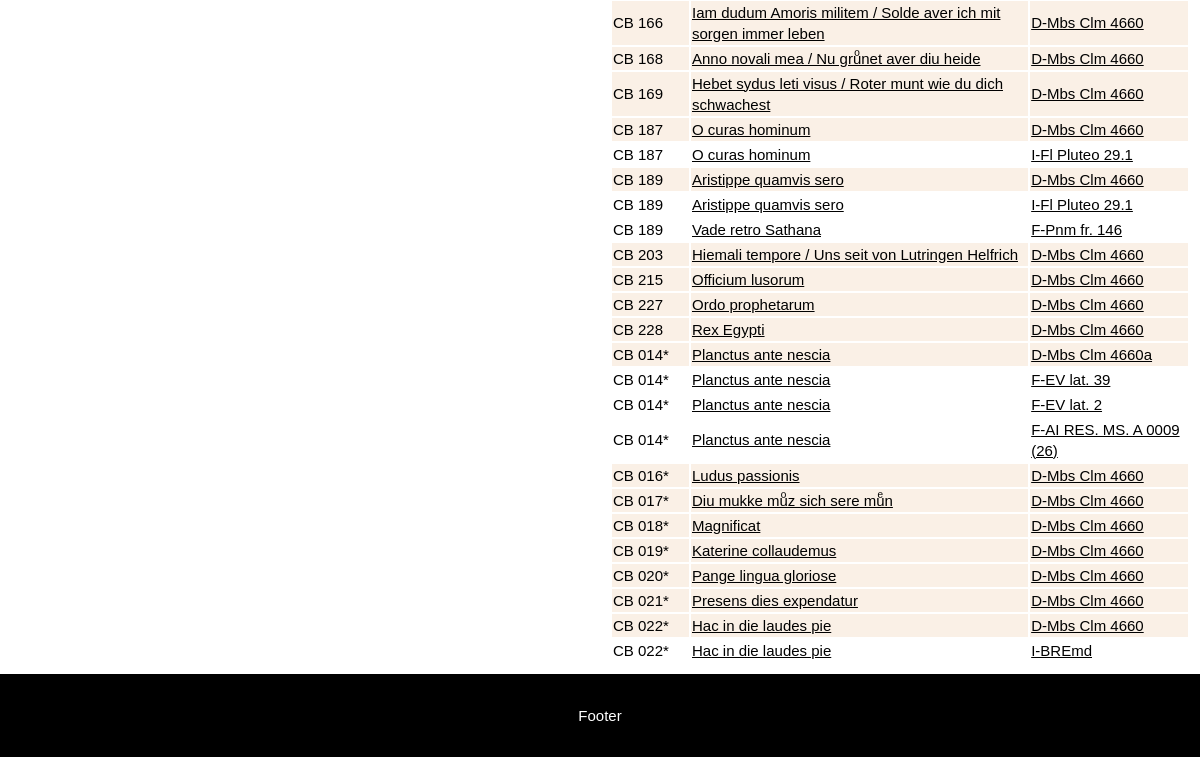
Before: /browse/browse-item/ (lower part) with the older database file.
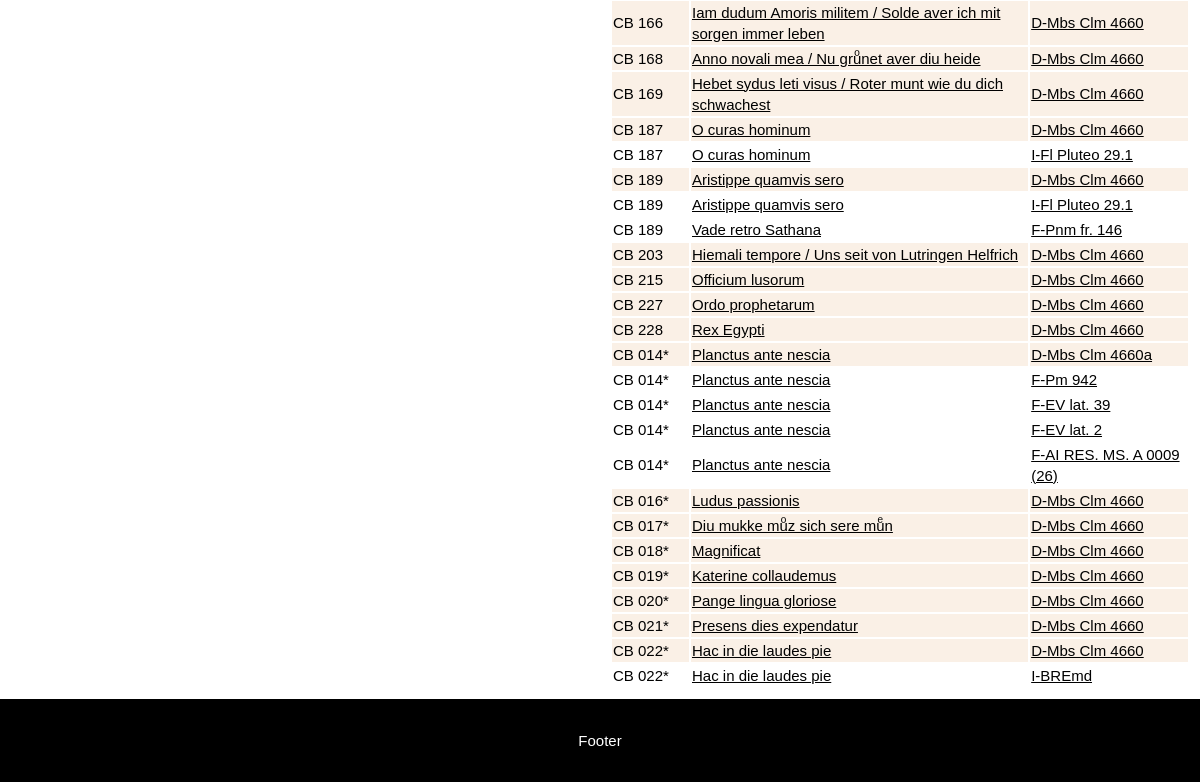
After: the same page with the newer database file.
### browse/models.py (models this page shows, shortened)
class Item(models.Model):
    abstract_item = models.ForeignKey(AbstractItem, on_delete=models.PROTECT, null=True)
    source = models.ForeignKey(Source, on_delete=models.RESTRICT, null=True)
    foliation_start = models.CharField(max_length=64, help_text="First folio occupied by the item in the source.")
    foliation_end = models.CharField(max_length=64, help_text="Last folio occupied by the item in the source.")
    title = models.CharField(max_length=256, help_text="Title of the item (incipit).")
    language = models.ManyToManyField(Language)
    file = models.CharField(max_length=64, help_text="Filename (without extensions).", null=True)
    IIIF_canvasIndex = models.CharField(max_length=256, help_text="IIIF canvas index of the item (integer).", blank=True)
    IIIF_canvasId = models.CharField(max_length=256, help_text="IIIF canvas @id of the item (string), alternative to the previous field.", blank=True)
    alternative_img_link = models.CharField(max_length=1024, help_text="Alternative link for source images (if IIIF is not available).", blank=True)
    class Meta:
        ordering = [Length('abstract_item__cb_id'), 'abstract_item__cb_id', (106.5 - F('source__pk')) ** 2]
    @property
    def in_codex_buranus(self):
        return 106 <= self.source.pk <= 107
    def get_absolute_url(self):
        return reverse('item-detail', args=[str(self.pk)])

class AbstractItem(models.Model):
    cb_id = models.CharField(max_length=10, help_text="Number of the item.")
    theme = models.ManyToManyField(Theme)
    genre = models.ForeignKey(Genre, on_delete=models.SET_NULL, null=True)
    class Meta:
        ordering = [Length('cb_id'), 'cb_id']

class Source(models.Model):
    bib_id = models.CharField(max_length=128, unique=True, help_text="The source identifier.")
    nick_name = models.CharField(max_length=128, help_text="The source name.", blank=True)
    country = models.CharField(max_length=256, help_text="The source location (country).")
    location = models.CharField(max_length=256, help_text="The source location (institution).")
    century = models.CharField(max_length=256, help_text="The source century.", blank=True)
    notation = models.CharField(max_length=256, help_text="The source notation type (for musical notation only).", blank=True)
    url = models.CharField(max_length=512, help_text="External url to access the source images.", blank=True)
    concordances = models.TextField(help_text="Concordances with the Codex Buranus.", blank=True)
    notes = models.TextField(help_text="Additional notes on the source.", blank=True)
    IIIF_manifest = models.CharField(max_length=1024, help_text="URL of the IIIF manifest.", blank=True)
    class Meta:
        ordering = ['country', 'location', 'bib_id']
    def get_absolute_url(self):
        return reverse('source-detail', args=[str(self.id)])

### browse/views.py (the view)
# urls.py: path('browse-item/', views.browse_item, name='browse_item'),
def browse_item(request):
    if request.method == "POST":
        form = BrowseItemForm(request.POST)
        if form.is_valid():
            items = Item.objects.all()
            if len(form.cleaned_data['cb_id']):
                cb_id = form.cleaned_data['cb_id']
                items = Item.objects.filter(abstract_item__cb_id=cb_id)
            if len(form.cleaned_data['words']):
                words = form.cleaned_data['words'].lower().split(" ")
                exclude_apparatus = form.cleaned_data['exclude_apparatus']
                match_word_beginning = form.cleaned_data['match_word_beginning']
                match_word_end = form.cleaned_data['match_word_end']
                match_word_middle = form.cleaned_data['match_word_middle']
                items = [item for item in items if item.contains_words(words,
                                                                       exclude_apparatus=exclude_apparatus,
                                                                       match_word_beginning=match_word_beginning,
                                                                       match_word_end=match_word_end,
                                                                       match_word_middle=match_word_middle)
                         ]
            if len(form.cleaned_data['metrics']):
                metrics = form.cleaned_data['metrics'].split(" ")
                through_strophe_break = form.cleaned_data['through_strophe_break']
                items = [item for item in items if item.contains_metrics(metrics,
                                                                         through_strophe_break=through_strophe_break)
                         ]
            return render(request, "browse_item.html", {"form": form, "items": items})
    else:
        form = BrowseItemForm()
    return render(request, "browse_item.html", {"form": form, "items": Item.objects.all()})

### templates/browse_item.html (shortened to what this page needs)
{% extends "base_generic.html" %}
{% block content %}
<div class="flex-column" style="flex: 50%">
</div>
<div class="flex-column" style="flex: 50%">
  <div class="browseResult">
    {% if items %}
    <table style="width: 100%;">
      {% for item in items %}
      {% include "item_as_tr.html" with item=item %}
      {% endfor %}
    </table>
    {% else %}
    <p>There are no matching items.</p>
    {% endif %}
  </div>
</div>
{% endblock %}

### templates/item_as_tr.html
{% load static %}
{% if item.in_codex_buranus %}
  <tr style="background-color: Linen;">
{% else %}
  <tr>
{% endif %}
  <td style="width: 75px;">CB {{ item.abstract_item.cb_id }}</td>
  <td><a href="{{ item.get_absolute_url }}">{{ item.title }}</a></td>
  <td><a href="{{ item.source.get_absolute_url }}">{{ item.source.bib_id }}</a></td>
</tr>

Changed rows visible on the page:
added Item: abstract_item.cb_id "014*", title "Planctus ante nescia", source.bib_id "F-Pm 942"
